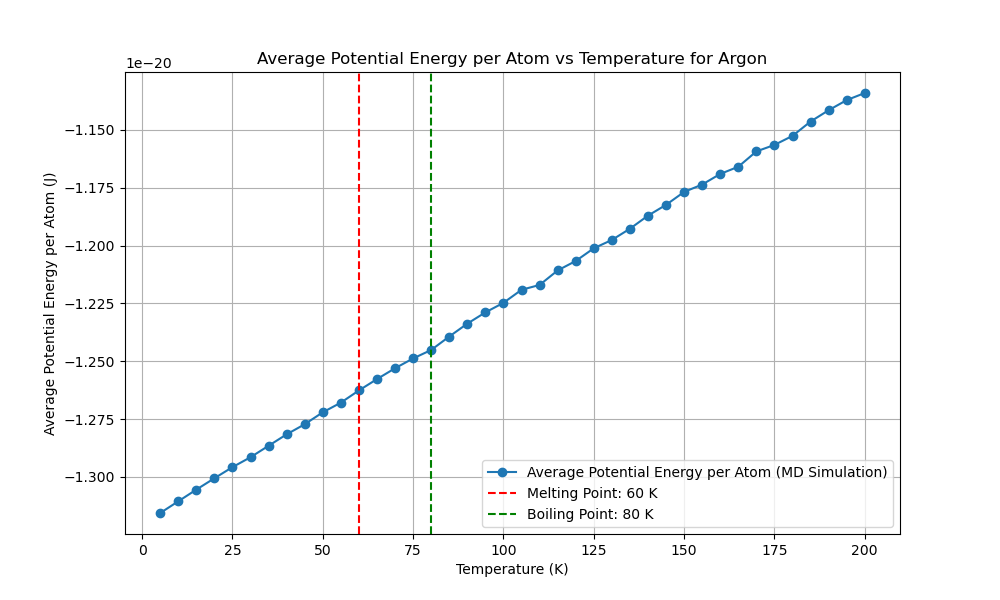

This figure's Python source:
import numpy as np
import matplotlib.pyplot as plt
from scipy.optimize import minimize
from multiprocessing import Pool
import time
from reportlab.lib.pagesizes import letter
from reportlab.pdfgen import canvas
from tqdm import tqdm
from numba import njit, prange
import logging
import os

# Get the directory of the current script
script_dir = os.path.dirname(os.path.abspath(__file__))
script_base_name = os.path.splitext(os.path.basename(__file__))[0]

# Set up logging with the script's base name and directory
log_file_path = os.path.join(script_dir, f'{script_base_name}.log')
logging.basicConfig(filename=log_file_path, 
            level=logging.INFO, format='%(asctime)s:%(levelname)s:%(message)s')

EPSILON = 1.654017502e-21  
SIGMA = 3.405e-10  
MASS = 6.63e-26  
K_B = 1.38e-23 

def create_fcc_lattice(a, n):
    """Create an FCC lattice."""
    base = np.array([[0, 0, 0],
                     [0.5, 0.5, 0], [0.5, 0, 0.5], [0, 0.5, 0.5]])
    positions = np.zeros((n**3 * 4, 3))
    index = 0
    for x in range(n):
        for y in range(n):
            for z in range(n):
                offset = np.array([x, y, z])
                for b in base:
                    positions[index] = (offset + b) * a
                    index += 1
    return positions

@njit
def lennard_jones(r2):
    """Calculate the Lennard-Jones potential and force."""
    r6 = (SIGMA ** 2 / r2) ** 3
    r12 = r6 ** 2
    potential = 4 * EPSILON * (r12 - r6)
    force = 24 * EPSILON * (2 * r12 - r6) / r2
    return potential, force

@njit
def apply_pbc(position, box_length):
    """Apply periodic boundary conditions."""
    return position - box_length * np.round(position / box_length)

@njit
def custom_norm(arr, axis=1):
    """Compute the norm along a specified axis."""
    if axis == 1:
        return np.sqrt(np.sum(arr**2, axis=1))
    elif axis == 0:
        return np.sqrt(np.sum(arr**2, axis=0))
    else:
        raise ValueError("Invalid axis")

@njit(parallel=True)
def compute_forces(positions, box_length):
    """Compute forces using Lennard-Jones potential with PBC."""
    N = len(positions)
    forces = np.zeros_like(positions)
    potential_energy = 0.0

    for i in prange(N):
        for j in range(i + 1, N):
            r_vec = apply_pbc(positions[i] - positions[j], box_length)
            r2 = np.dot(r_vec, r_vec)
            if r2 < (2.5 * SIGMA) ** 2:
                potential, force = lennard_jones(r2)
                f = force * r_vec
                forces[i] += f
                forces[j] -= f
                potential_energy += potential
                
    return forces, potential_energy

@njit
def velocity_verlet_adaptive(positions,
            velocities, forces, dt, box_length, max_force_threshold=1e-13):
    """Velocity-Verlet integration with adaptive time step."""
    new_positions = positions + velocities * dt + 0.5 * forces * dt**2 / MASS
    new_positions = apply_pbc(new_positions, box_length)
    new_forces, _ = compute_forces(new_positions, box_length)
    max_force = np.max(custom_norm(new_forces, axis=1))
    
    if max_force > max_force_threshold:
        dt = max(0.9 * dt * (max_force_threshold / max_force)**0.5, 1e-16)
    
    new_velocities = velocities + 0.5 * (forces + new_forces) * dt / MASS
    return new_positions, new_velocities, new_forces, dt

@njit
def standard_verlet_adaptive(positions,
    velocities, forces, dt, box_length, max_force_threshold=1e-13):
    """Standard Verlet integration with adaptive time step."""
    new_positions = positions + velocities * dt + 0.5 * forces * dt**2 / MASS
    new_positions = apply_pbc(new_positions, box_length)
    new_forces, _ = compute_forces(new_positions, box_length)
    max_force = np.max(custom_norm(new_forces, axis=1))

    if max_force > max_force_threshold:
        dt = max(0.9 * dt * (max_force_threshold / max_force)**0.5, 1e-16)

    new_velocities = velocities + new_forces * dt / MASS
    return new_positions, new_velocities, new_forces, dt

@njit
def leapfrog_verlet_adaptive(positions,
    velocities, forces, dt, box_length, max_force_threshold=1e-13):
    """Leapfrog Verlet integration with adaptive time step."""
    half_dt = 0.5 * dt
    velocities_half = velocities + forces * half_dt / MASS
    new_positions = positions + velocities_half * dt
    new_positions = apply_pbc(new_positions, box_length)
    new_forces, _ = compute_forces(new_positions, box_length)
    max_force = np.max(custom_norm(new_forces, axis=1))

    if max_force > max_force_threshold:
        dt = max(0.9 * dt * (max_force_threshold / max_force)**0.5, 1e-16)

    new_velocities = velocities_half + new_forces * half_dt / MASS
    return new_positions, new_velocities, new_forces, dt




def adaptive_equilibration(positions, velocities, forces, dt, box_length,
                           verlet_algorithm, initial_equilibration_window=500,
                           initial_threshold=5e-25, min_threshold=5e-27,
                           max_threshold=5e-21, max_steps=70000):
    """Perform adaptive equilibration with dynamic threshold and window adjustment."""
    equilibration_steps = 0
    window_size = initial_equilibration_window
    recent_potential_energies = np.zeros(window_size)
    index = 0
    forces, _ = compute_forces(positions, box_length)
    threshold = initial_threshold
    equilibration_window = initial_equilibration_window
    
    with tqdm(total=equilibration_window, desc="Equilibration") as pbar:
        while equilibration_steps < max_steps:
            positions, velocities, forces, dt = verlet_algorithm(positions,
                velocities, forces, dt, box_length)
            _, potential_energy = compute_forces(positions, box_length)
            
            recent_potential_energies[index % window_size] = potential_energy # to Reduce Ram 
            index += 1
            
            if index >= window_size:
                mean_potential_energy = np.mean(recent_potential_energies)
                std_potential_energy = np.std(recent_potential_energies)
                logging.info(f"((len(recent_p_energies) > equiwindow)) STD: {std_potential_energy:.5e}, MEAN: {mean_potential_energy:.5e}")

                # Dynamically adjust the threshold based on the standard deviation
                if std_potential_energy > threshold:
                    threshold = min(threshold * 1.08, max_threshold)
                    new_window_size = min(int(window_size * 1.01), len(recent_potential_energies) * 1.01)
                    if new_window_size > window_size:
                        recent_potential_energies = np.resize(recent_potential_energies, new_window_size)
                        window_size = new_window_size
                    logging.info(f"((std_potential_energy > threshold)) threshold: {threshold:.5e}, MEAN: {mean_potential_energy:.5e}")
                else:
                    threshold = max(threshold * 0.9, min_threshold)
                    logging.info(f"((std_potential_energy < threshold)) threshold: {threshold:.5e}, MEAN: {mean_potential_energy:.5e}")

                if std_potential_energy < threshold and np.abs(potential_energy - mean_potential_energy) < threshold:
                    logging.info(f"Equilibration completed in {equilibration_steps} steps with dt={dt:.2e}")
                    break
                
                pbar.update(1)
            equilibration_steps += 1
            if equilibration_steps % 1000 == 0:
                logging.info(f"Step {equilibration_steps}: Potential Energy = {potential_energy:.5e}, dt = {dt:.2e}")
    
    return positions, velocities, forces, dt, equilibration_steps




def run_md_for_temperature(T, seed, verlet_algorithm,
                           dt, sampling_steps=60000):
    """Run MD simulation for a single temperature using the specified Verlet algorithm."""
    np.random.seed(seed)
    a = 5.26e-10  # Initial guess for the lattice parameter
    n = 3  # Number of unit cells in each dimension
    positions = create_fcc_lattice(a, n)
    box_length = n * a  # Length of the simulation box
    N = len(positions)
    
   
    velocities = np.random.randn(N, 3) * np.sqrt(K_B * 5 / MASS)
    forces, _ = compute_forces(positions, box_length)

    # Rescale velocities to the desired temperature
    current_temperature = np.sum(MASS * np.sum(velocities**2, axis=1)) / (3 * N * K_B)
    scale_factor = np.sqrt(T / current_temperature)
    velocities *= scale_factor

    # Adaptive equilibration
    positions, velocities, forces, dt, equilibration_steps = adaptive_equilibration(
        positions, velocities, forces,
        dt, box_length, verlet_algorithm)

    logging.info(f"Equilibration steps: {equilibration_steps}")

    print(f"Equilibration steps: {equilibration_steps}")

    potential_energy = 0
    initial_total_energy = 0
    count = 0
    total_energy_drift = 0

    with tqdm(total=sampling_steps, desc="Progress") as pbar:
        potential_energy = 0
        count = 0
        total_energy_drift = 0
        initial_total_energy = None
    
        for step in range(sampling_steps):
            positions, velocities, forces, dt = verlet_algorithm(
                positions, velocities, forces, dt, box_length
            )
            kinetic_energy = 0.5 * MASS * np.sum(velocities**2)
            _, potential_energy_step = compute_forces(positions, box_length)
            total_energy = kinetic_energy + potential_energy_step
            potential_energy += potential_energy_step
    
            if step == 0:
                initial_total_energy = total_energy
    
            total_energy_drift += abs(total_energy - initial_total_energy)
            count += 1
            pbar.update(1)
            if step % 1000 == 0:
                logging.info(f"Step {step}: Kinetic Energy = {kinetic_energy:.5e}, Potential Energy = {potential_energy_step:.5e}, Total Energy = {total_energy:.5e}")
        
        average_potential_energy = potential_energy / count / N  
        energy_drift = total_energy_drift / count
    
    return dt, average_potential_energy, energy_drift

def potential_energy_for_lattice(a):
    """Calculate potential energy for a given lattice parameter."""
    positions = create_fcc_lattice(a, 3)
    box_length = 3 * a
    _, potential_energy = compute_forces(positions, box_length)
    return potential_energy

def optimize_lattice_parameter():
    """Optimize the lattice parameter."""
    initial_guesses = np.linspace(5e-10, 6e-10, 1000)
    results = [minimize(potential_energy_for_lattice,
                        [guess], bounds=[(5e-10, 6e-10)]) for
               guess in initial_guesses]
    best_result = min(results, key=lambda x: x.fun)
    return best_result.x[0]

def test_time_steps(T, seed, verlet_algorithm,
                    time_steps, sampling_steps=60000):
    """Test different time steps."""
    with Pool(16) as pool:
        args = [(T, seed, verlet_algorithm,
                 dt, sampling_steps) for dt in time_steps]
        results = pool.starmap(run_md_for_temperature, args)
    return results

def run_preliminary_steps_parallel(temperatures, seeds,
                   verlet_algorithms, algorithm_names, 
               time_steps, preliminary_steps):
    """Run preliminary steps sequentially."""
    results = []
    for alg in verlet_algorithms:
        alg_results = []
        for T, seed, dt in zip(temperatures, seeds, time_steps):
            result = run_md_for_temperature(T, seed, alg,
                                            dt, preliminary_steps)
            alg_results.append(result)
        results.append(alg_results)
    
    potential_energies_per_algorithm = []
    energy_drifts_per_algorithm = []
    best_time_steps = []

    for i, alg_results in enumerate(results):
        if len(alg_results) == 0:
            print(f"No results for algorithm {algorithm_names[i]}")  
            logging.warning(f"No results for algorithm {algorithm_names[i]}")
            
            continue
        potential_energies = [res[1] for res in alg_results]
        energy_drifts = [res[2] for res in alg_results]
        best_time_step = time_steps[np.argmin([res[2] for res in alg_results])]
        
        potential_energies_per_algorithm.append(np.mean(potential_energies))
        energy_drifts_per_algorithm.append(np.mean(energy_drifts))
        best_time_steps.append(best_time_step)
    
    return potential_energies_per_algorithm, energy_drifts_per_algorithm, best_time_steps



def find_best_sampling_steps(T, seed, verlet_algorithm,
                time_step, sampling_step_range):
    """Find the best sampling steps."""
    results = []
    for sampling_steps in sampling_step_range:
        dt, potential_energy, energy_drift = run_md_for_temperature(T, seed,
                            verlet_algorithm, time_step, sampling_steps)
        results.append((sampling_steps, potential_energy, energy_drift))
    return results






def find_critical_boiling_melting_points(temperatures, potential_energies):
    # Compute the first and second derivatives
    first_derivative = np.gradient(potential_energies, temperatures)
    second_derivative = np.gradient(first_derivative, temperatures)
    
    # Critical point: maximum in the second derivative
    critical_point_index = np.argmax(second_derivative)
    critical_point = temperatures[critical_point_index]

    # Boiling point: second highest in the second derivative before the critical point
    pre_critical_second_derivative = second_derivative[:critical_point_index]
    boiling_point_index = np.argmax(pre_critical_second_derivative)
    boiling_point = temperatures[boiling_point_index]

    # Melting point: maximum in the first derivative before the boiling point
    pre_boiling_first_derivative = first_derivative[:boiling_point_index]
    melting_point_index = np.argmax(pre_boiling_first_derivative)
    melting_point = temperatures[melting_point_index]

    return melting_point, boiling_point, critical_point








def plot_potential_energy_vs_temperature(temperatures, potential_energies, melting_point, boiling_point, critical_point):
    plt.figure(figsize=(10, 6))
    plt.plot(temperatures, potential_energies, marker='o', linestyle='-', label='Average Potential Energy (MD Simulation)')
    plt.xlabel('Temperature (K)')
    plt.ylabel('Average Potential Energy (J)')
    plt.title('Average Potential Energy vs Temperature for Argon')

    if melting_point is not None:
        plt.axvline(melting_point, color='r', linestyle='--', label=f'Melting Point: {melting_point} K')
    if boiling_point is not None:
        plt.axvline(boiling_point, color='g', linestyle='--', label=f'Boiling Point: {boiling_point} K')
    if critical_point is not None:
        plt.axvline(critical_point, color='b', linestyle='--', label=f'Critical Point: {critical_point} K')
    
    plt.legend()
    plt.grid(True)
    plt.show()








def generate_pdf_report(melting_point, boiling_point, a_opt, temperatures, potential_energies, runtime, best_algorithm_name, best_time_step, reason):
    script_base_name = os.path.splitext(os.path.basename(__file__))[0]
    filename = os.path.join(script_dir, f"{script_base_name}.pdf")
    plot_filename = os.path.join(script_dir, f"{script_base_name}.png")

    c = canvas.Canvas(filename, pagesize=letter)
    width, height = letter

    c.drawString(50, height - 50, "Molecular Dynamics Simulation Report")
    c.drawString(50, height - 70, f"Optimized Lattice Parameter: {a_opt:.4e} m")
    if melting_point is not None:
        c.drawString(50, height - 90, f"Melting Point: {melting_point} K")
    if boiling_point is not None:
        c.drawString(50, height - 110, f"Boiling Point: {boiling_point} K")
    c.drawString(50, height - 130, f"Total Runtime: {runtime:.2f} seconds")
    c.drawString(50, height - 150, f"Best Verlet Algorithm: {best_algorithm_name}")
    c.drawString(50, height - 170, f"Best Time Step: {best_time_step:.2e} s")

    reason_text = f"Reason: {reason}"
    max_chars_per_line = 78
    wrapped_reason = "\n".join([reason_text[i:i + max_chars_per_line] for i in range(0, len(reason_text), max_chars_per_line)])
    for i, line in enumerate(wrapped_reason.split('\n')):
        c.drawString(50, height - 190 - i * 20, line)

    plt.figure(figsize=(10, 6))
    plt.plot(temperatures, potential_energies, marker='o', linestyle='-', label='Average Potential Energy per Atom (MD Simulation)')
    plt.xlabel('Temperature (K)')
    plt.ylabel('Average Potential Energy per Atom (J)')
    plt.title('Average Potential Energy per Atom vs Temperature for Argon')
    if melting_point is not None:
        plt.axvline(melting_point, color='r', linestyle='--', label=f'Melting Point: {melting_point} K')
    if boiling_point is not None:
        plt.axvline(boiling_point, color='g', linestyle='--', label=f'Boiling Point: {boiling_point} K')
    plt.legend()
    plt.grid(True)
    plt.savefig(plot_filename)
    plt.close()

    try:
        c.drawImage(plot_filename, 50, 200, width=500, height=300)
    except FileNotFoundError:
        logging.error(f"File {plot_filename} not found. Skipping image in the PDF report.")

    c.save()



def main():
    """Main function to run the MD simulation."""
    start_time = time.time()

    a_opt = optimize_lattice_parameter()
    print(f"Optimized lattice parameter: {a_opt}")
    logging.info(f"Optimized lattice parameter: {a_opt}")

    temperatures = np.arange(5, 205, 5)
    preliminary_temperatures = np.arange(5, 205, 15)

    time_steps = [
        1e-15, 5e-16, 1e-16, 5e-15
    ]

    seeds = np.random.randint(0, 10000, len(temperatures))
    preliminary_seeds = np.random.randint(0, 10000, len(preliminary_temperatures))

    verlet_algorithms = [
        velocity_verlet_adaptive,
        standard_verlet_adaptive,
        leapfrog_verlet_adaptive
    ]
    algorithm_names = [
        "Velocity-Verlet (Adaptive)",
        "Standard Verlet (Adaptive)",
        "Leapfrog Verlet (Adaptive)"
    ]

    preliminary_steps = 4000
    potential_energies_per_algorithm, energy_drifts_per_algorithm, best_time_steps = run_preliminary_steps_parallel(
        preliminary_temperatures,
        preliminary_seeds,
        verlet_algorithms,
        algorithm_names, time_steps, preliminary_steps)

    if not potential_energies_per_algorithm or not energy_drifts_per_algorithm or not best_time_steps:
        print("Error: No valid preliminary results obtained.")
        logging.error("No valid preliminary results obtained.")
        return

    best_algorithm_index = np.argmin([pe + ed for pe, ed in zip(potential_energies_per_algorithm, energy_drifts_per_algorithm)])
    best_verlet_algorithm = verlet_algorithms[best_algorithm_index]
    best_algorithm_name = algorithm_names[best_algorithm_index]
    best_time_step = best_time_steps[best_algorithm_index]
    reason = (f"Lowest average potential energy ({potential_energies_per_algorithm[best_algorithm_index]:.2e} J) "
              f"and minimal energy drift ({energy_drifts_per_algorithm[best_algorithm_index]:.2e} J) "
              f"during preliminary simulation.")
    print(f"Best Verlet algorithm: {best_algorithm_name}")
    print(f"Best time step: {best_time_step}")

    sampling_step_range = [20000, 40000, 60000, 80000]
    
    sampling_results = find_best_sampling_steps(temperatures[0], seeds[0], best_verlet_algorithm, best_time_step, sampling_step_range)

    for sampling_steps, potential_energy, energy_drift in sampling_results:
        print(f"Sampling steps: {sampling_steps}, Potential energy: {potential_energy:.2e} J, Energy drift: {energy_drift:.2e} J")
        logging.info(f"Sampling steps: {sampling_steps}, Potential energy: {potential_energy:.2e} J, Energy drift: {energy_drift:.2e} J")

    best_sampling_steps = min(sampling_results, key=lambda x: x[2])[0]
    print(f"Best sampling steps: {best_sampling_steps}")
    logging.info(f"Best sampling steps: {best_sampling_steps}")

    with Pool(16) as pool:
        results = pool.starmap(run_md_for_temperature, [(T, seed, best_verlet_algorithm, best_time_step, best_sampling_steps) for T, seed in zip(temperatures, seeds)])

    dts, potential_energies, energy_drifts = zip(*results)

    end_time = time.time()
    runtime = end_time - start_time
    print(f"Runtime: {runtime:.2f} seconds")

    melting_point, boiling_point, critical_point = find_critical_boiling_melting_points(temperatures, potential_energies)

    logging.info(f"Detected Melting Point: {melting_point} K")
    logging.info(f"Detected Boiling Point: {boiling_point} K")
    logging.info(f"Detected Critical Point: {critical_point} K")

    plot_potential_energy_vs_temperature(temperatures, potential_energies, melting_point, boiling_point, critical_point)

    generate_pdf_report(melting_point, boiling_point, a_opt, temperatures, potential_energies, runtime, best_algorithm_name, best_time_step, reason)



if __name__ == "__main__":
    main()
